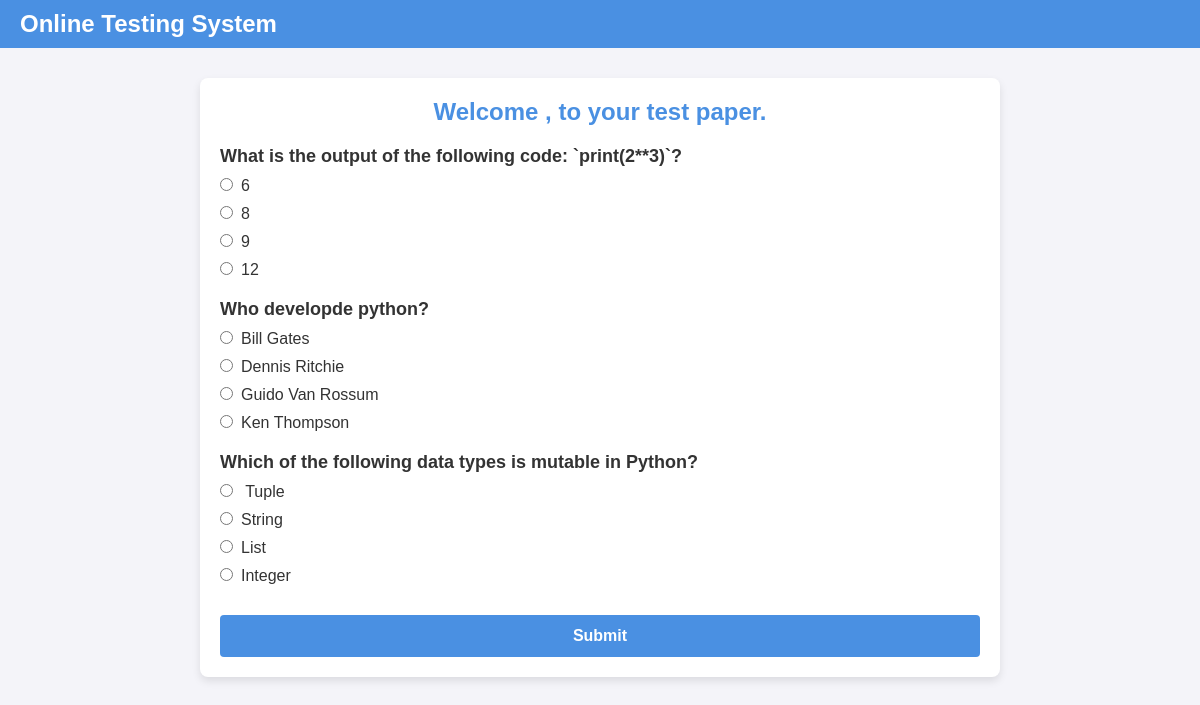
/OTS/test-paper/?n=3, run on the app's committed database.
### OTS/models.py (models this page shows)
class Question(models.Model):
    qid=models.BigAutoField(primary_key=True,auto_created=True)
    que=models.TextField()
    a=models.CharField(max_length=255)
    b=models.CharField(max_length=255)
    c=models.CharField(max_length=255)
    d=models.CharField(max_length=255)
    ans=models.CharField(max_length=255)

### OTS/views.py (the view)
# urls.py: path('test-paper/', testPaper , name="testpaper"),
def testPaper(request):
    if 'name' not in request.session.keys():
        res=HttpResponseRedirect('/OTS/login')
    n=int(request.GET['n'])
    questions=list(Question.objects.all())
    random.shuffle(questions)
    questions=questions[:n]
    context={
        'questions':questions
    }
    return render(request, 'test_paper.html', context)

### OTS/templates/test_paper.html (shortened to what this page needs)
{% extends "main.html" %}
{% block content %}
    <h1>Welcome {{ request.session.name }}, to your test paper.</h1>
    <form action="{% url 'OTS:calculateTest' %}" method="post">
        {% for question in questions %}
        <div class="question">
            {{ question.que}}
        </div>
        <div class="options"><input type="radio" name="q{{question.qid}}" value="a">{{question.a}}</div>
        <div class="options"><input type="radio" name="q{{question.qid}}" value="b">{{question.b}}</div>
        <div class="options"><input type="radio" name="q{{question.qid}}" value="c">{{question.c}}</div>
        <div class="options"><input type="radio" name="q{{question.qid}}" value="d">{{question.d}}</div>
        {% endfor %}
        <input type="submit" value="Submit">
    </form>
{% endblock content %}

### OTS/static/theme.css (style rules this page uses)
* { margin: 0; padding: 0; box-sizing: border-box; }
body { font-family: Arial, sans-serif; color: #333; background-color: #f4f4f9; }
.content h1 { font-size: 24px; color: #4a90e2; margin-bottom: 20px; }
.content h1 { font-size: 24px; color: #4a90e2; margin-bottom: 20px; text-align: center; }
.question { font-size: 18px; color: #333; font-weight: bold; margin-top: 20px; margin-bottom: 10px; }
.options { margin-bottom: 10px; }
.options input[type="radio"] { margin-right: 8px; }
.content input[type="submit"] { width: 100%; padding: 12px; font-size: 16px; font-weight: bold; color: #fff; background-color: #4a90e2; border: none; border-radius: 4px; cursor: pointer; transition: background-color 0.3s; margin-top: 20px; }

### data on the page
Question: que "What is the output of the following code: `print(2**3)`?", a "6", b "8", c "9", d "12"
Question: que "Who developde python?", a "Bill Gates", b "Dennis Ritchie", c "Guido Van Rossum", d "Ken Thompson"
Question: que "Which of the following data types is mutable in Python?", a "Tuple", b "String", c "List", d "Integer"
